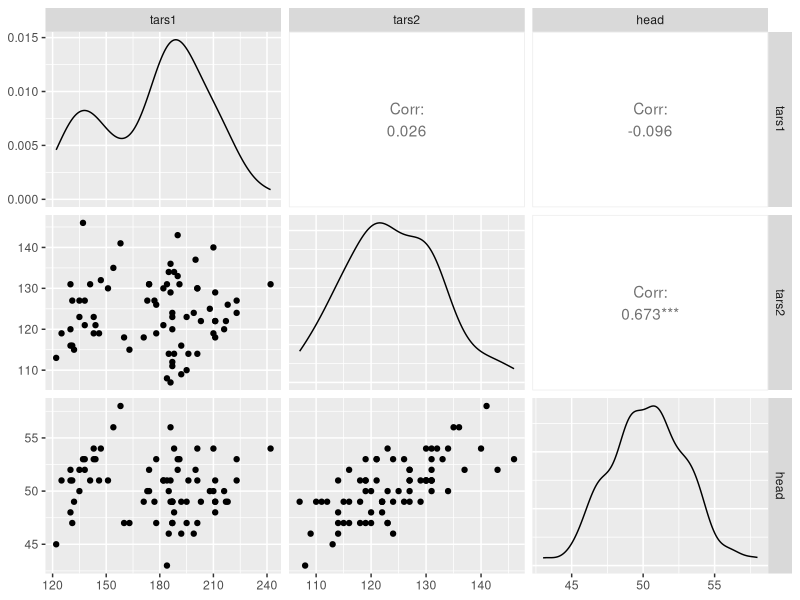
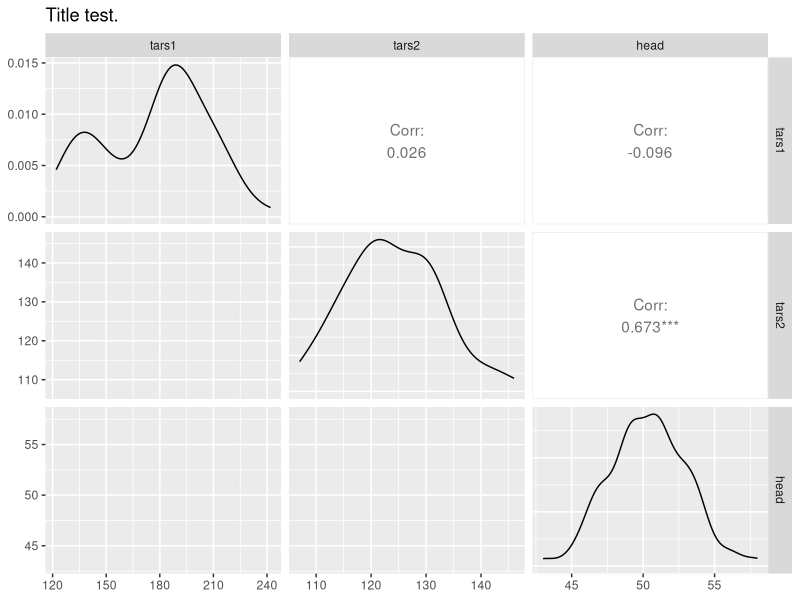

These figures' R source, in order:

library(ggplot2)
library(GGally)


data(flea)
ggpairs(flea, columns = 2:4)


fig<-ggpairs(flea, columns = 2:4,
        lower=list(continuous=wrap("points",alpha=0.01,size=0.0001,stroke = 0, shape = ".")),
        title="Title test.")


ggsave("test.eps",fig,device=cairo_ps,
       path="C:/Users/atiro/GitHub/MRI_Analysis/Practices",dpi=1000,height=10,width=10,limitsize=F)